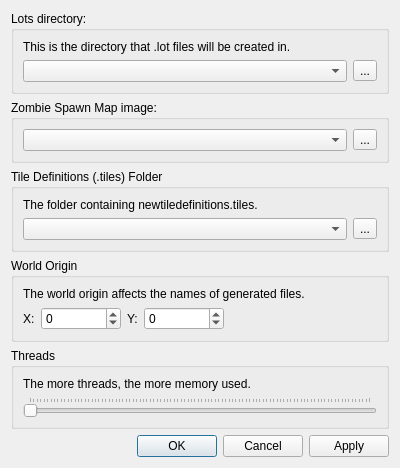
<?xml version="1.0" encoding="UTF-8"?>
<ui version="4.0">
 <class>GenerateLotsDialog</class>
 <widget class="QDialog" name="GenerateLotsDialog">
  <property name="geometry">
   <rect>
    <x>0</x>
    <y>0</y>
    <width>400</width>
    <height>432</height>
   </rect>
  </property>
  <property name="windowTitle">
   <string>Generate Lots</string>
  </property>
  <layout class="QGridLayout" name="gridLayout">
   <item row="5" column="0">
    <spacer name="verticalSpacer">
     <property name="orientation">
      <enum>Qt::Vertical</enum>
     </property>
     <property name="sizeHint" stdset="0">
      <size>
       <width>20</width>
       <height>40</height>
      </size>
     </property>
    </spacer>
   </item>
   <item row="3" column="0">
    <widget class="QGroupBox" name="groupBox_3">
     <property name="title">
      <string>World Origin</string>
     </property>
     <layout class="QVBoxLayout" name="verticalLayout_3">
      <item>
       <widget class="QLabel" name="label_2">
        <property name="text">
         <string>The world origin affects the names of generated files.</string>
        </property>
       </widget>
      </item>
      <item>
       <layout class="QHBoxLayout" name="horizontalLayout_5">
        <item>
         <layout class="QHBoxLayout" name="horizontalLayout_3">
          <item>
           <widget class="QLabel" name="label_3">
            <property name="text">
             <string>X:</string>
            </property>
           </widget>
          </item>
          <item>
           <widget class="QSpinBox" name="xOrigin">
            <property name="minimumSize">
             <size>
              <width>80</width>
              <height>0</height>
             </size>
            </property>
            <property name="minimum">
             <number>-1000</number>
            </property>
            <property name="maximum">
             <number>1000</number>
            </property>
           </widget>
          </item>
         </layout>
        </item>
        <item>
         <layout class="QHBoxLayout" name="horizontalLayout_4">
          <item>
           <widget class="QLabel" name="label_4">
            <property name="text">
             <string>Y:</string>
            </property>
           </widget>
          </item>
          <item>
           <widget class="QSpinBox" name="yOrigin">
            <property name="minimumSize">
             <size>
              <width>80</width>
              <height>0</height>
             </size>
            </property>
            <property name="minimum">
             <number>-1000</number>
            </property>
            <property name="maximum">
             <number>1000</number>
            </property>
           </widget>
          </item>
         </layout>
        </item>
        <item>
         <spacer name="horizontalSpacer">
          <property name="orientation">
           <enum>Qt::Horizontal</enum>
          </property>
          <property name="sizeHint" stdset="0">
           <size>
            <width>40</width>
            <height>20</height>
           </size>
          </property>
         </spacer>
        </item>
       </layout>
      </item>
     </layout>
    </widget>
   </item>
   <item row="2" column="0">
    <widget class="QGroupBox" name="groupBox_4">
     <property name="title">
      <string>Tile Definitions (.tiles) Folder</string>
     </property>
     <layout class="QVBoxLayout" name="verticalLayout_4">
      <item>
       <widget class="QLabel" name="label_5">
        <property name="text">
         <string>The folder containing newtiledefinitions.tiles.</string>
        </property>
       </widget>
      </item>
      <item>
       <layout class="QHBoxLayout" name="horizontalLayout_6">
        <item>
         <widget class="QComboBox" name="tiledefEdit"/>
        </item>
        <item>
         <widget class="QToolButton" name="tiledefBrowse">
          <property name="text">
           <string>...</string>
          </property>
         </widget>
        </item>
       </layout>
      </item>
     </layout>
    </widget>
   </item>
   <item row="1" column="0">
    <widget class="QGroupBox" name="groupBox_2">
     <property name="title">
      <string>Zombie Spawn Map image:</string>
     </property>
     <layout class="QVBoxLayout" name="verticalLayout_2">
      <item>
       <layout class="QHBoxLayout" name="horizontalLayout_2">
        <item>
         <widget class="QComboBox" name="spawnEdit">
          <property name="editable">
           <bool>false</bool>
          </property>
         </widget>
        </item>
        <item>
         <widget class="QToolButton" name="spawnBrowse">
          <property name="text">
           <string>...</string>
          </property>
         </widget>
        </item>
       </layout>
      </item>
     </layout>
    </widget>
   </item>
   <item row="6" column="0">
    <widget class="QDialogButtonBox" name="buttonBox">
     <property name="orientation">
      <enum>Qt::Horizontal</enum>
     </property>
     <property name="standardButtons">
      <set>QDialogButtonBox::Apply|QDialogButtonBox::Cancel|QDialogButtonBox::Ok</set>
     </property>
    </widget>
   </item>
   <item row="0" column="0">
    <widget class="QGroupBox" name="groupBox">
     <property name="title">
      <string>Lots directory:</string>
     </property>
     <layout class="QVBoxLayout" name="verticalLayout">
      <item>
       <widget class="QLabel" name="label">
        <property name="text">
         <string>This is the directory that .lot files will be created in.</string>
        </property>
       </widget>
      </item>
      <item>
       <layout class="QHBoxLayout" name="horizontalLayout">
        <item>
         <widget class="QComboBox" name="exportEdit">
          <property name="editable">
           <bool>false</bool>
          </property>
         </widget>
        </item>
        <item>
         <widget class="QToolButton" name="exportBrowse">
          <property name="text">
           <string>...</string>
          </property>
         </widget>
        </item>
       </layout>
      </item>
     </layout>
    </widget>
   </item>
   <item row="4" column="0">
    <widget class="QGroupBox" name="groupBox_5">
     <property name="title">
      <string>Threads</string>
     </property>
     <layout class="QFormLayout" name="formLayout">
      <item row="1" column="0" colspan="2">
       <layout class="QVBoxLayout" name="verticalLayout_6">
        <item>
         <widget class="QLabel" name="label_6">
          <property name="text">
           <string>The more threads, the more memory used.</string>
          </property>
         </widget>
        </item>
        <item>
         <widget class="QSlider" name="numThreadsSlider">
          <property name="orientation">
           <enum>Qt::Horizontal</enum>
          </property>
          <property name="tickPosition">
           <enum>QSlider::TicksAbove</enum>
          </property>
          <property name="tickInterval">
           <number>1</number>
          </property>
         </widget>
        </item>
       </layout>
      </item>
     </layout>
    </widget>
   </item>
  </layout>
 </widget>
 <resources/>
 <connections>
  <connection>
   <sender>buttonBox</sender>
   <signal>accepted()</signal>
   <receiver>GenerateLotsDialog</receiver>
   <slot>accept()</slot>
   <hints>
    <hint type="sourcelabel">
     <x>248</x>
     <y>254</y>
    </hint>
    <hint type="destinationlabel">
     <x>157</x>
     <y>274</y>
    </hint>
   </hints>
  </connection>
  <connection>
   <sender>buttonBox</sender>
   <signal>rejected()</signal>
   <receiver>GenerateLotsDialog</receiver>
   <slot>reject()</slot>
   <hints>
    <hint type="sourcelabel">
     <x>316</x>
     <y>260</y>
    </hint>
    <hint type="destinationlabel">
     <x>286</x>
     <y>274</y>
    </hint>
   </hints>
  </connection>
 </connections>
</ui>
